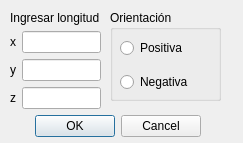
<?xml version="1.0" encoding="UTF-8"?>
<ui version="4.0">
 <class>TranslacionalDialog</class>
 <widget class="QDialog" name="TranslacionalDialog">
  <property name="geometry">
   <rect>
    <x>0</x>
    <y>0</y>
    <width>243</width>
    <height>143</height>
   </rect>
  </property>
  <property name="windowTitle">
   <string>Agregando translacional</string>
  </property>
  <widget class="QDialogButtonBox" name="buttonBox">
   <property name="geometry">
    <rect>
     <x>-140</x>
     <y>110</y>
     <width>341</width>
     <height>32</height>
    </rect>
   </property>
   <property name="orientation">
    <enum>Qt::Horizontal</enum>
   </property>
   <property name="standardButtons">
    <set>QDialogButtonBox::Cancel|QDialogButtonBox::Ok</set>
   </property>
  </widget>
  <widget class="QWidget" name="verticalLayoutWidget">
   <property name="geometry">
    <rect>
     <x>10</x>
     <y>10</y>
     <width>91</width>
     <height>99</height>
    </rect>
   </property>
   <layout class="QVBoxLayout" name="verticalLayout">
    <item>
     <widget class="QLabel" name="label_4">
      <property name="text">
       <string>Ingresar longitud</string>
      </property>
     </widget>
    </item>
    <item>
     <layout class="QHBoxLayout" name="horizontalLayout_3">
      <item>
       <widget class="QLabel" name="label_3">
        <property name="text">
         <string>x</string>
        </property>
       </widget>
      </item>
      <item>
       <widget class="QLineEdit" name="xText"/>
      </item>
     </layout>
    </item>
    <item>
     <layout class="QHBoxLayout" name="horizontalLayout_2">
      <item>
       <widget class="QLabel" name="label_2">
        <property name="text">
         <string>y</string>
        </property>
       </widget>
      </item>
      <item>
       <widget class="QLineEdit" name="yText"/>
      </item>
     </layout>
    </item>
    <item>
     <layout class="QHBoxLayout" name="horizontalLayout">
      <item>
       <widget class="QLabel" name="label">
        <property name="text">
         <string>z</string>
        </property>
       </widget>
      </item>
      <item>
       <widget class="QLineEdit" name="zText"/>
      </item>
     </layout>
    </item>
   </layout>
  </widget>
  <widget class="QGroupBox" name="groupBox">
   <property name="geometry">
    <rect>
     <x>110</x>
     <y>10</y>
     <width>111</width>
     <height>91</height>
    </rect>
   </property>
   <property name="title">
    <string>Orientación</string>
   </property>
   <widget class="QWidget" name="verticalLayoutWidget_2">
    <property name="geometry">
     <rect>
      <x>10</x>
      <y>20</y>
      <width>84</width>
      <height>71</height>
     </rect>
    </property>
    <layout class="QVBoxLayout" name="verticalLayout_2">
     <item>
      <widget class="QRadioButton" name="orientacion_pos">
       <property name="text">
        <string>Positiva</string>
       </property>
      </widget>
     </item>
     <item>
      <widget class="QRadioButton" name="orientacion_neg">
       <property name="text">
        <string>Negativa</string>
       </property>
      </widget>
     </item>
    </layout>
   </widget>
  </widget>
 </widget>
 <resources/>
 <connections>
  <connection>
   <sender>buttonBox</sender>
   <signal>accepted()</signal>
   <receiver>TranslacionalDialog</receiver>
   <slot>accept()</slot>
   <hints>
    <hint type="sourcelabel">
     <x>248</x>
     <y>254</y>
    </hint>
    <hint type="destinationlabel">
     <x>157</x>
     <y>274</y>
    </hint>
   </hints>
  </connection>
  <connection>
   <sender>buttonBox</sender>
   <signal>rejected()</signal>
   <receiver>TranslacionalDialog</receiver>
   <slot>reject()</slot>
   <hints>
    <hint type="sourcelabel">
     <x>316</x>
     <y>260</y>
    </hint>
    <hint type="destinationlabel">
     <x>286</x>
     <y>274</y>
    </hint>
   </hints>
  </connection>
 </connections>
</ui>
